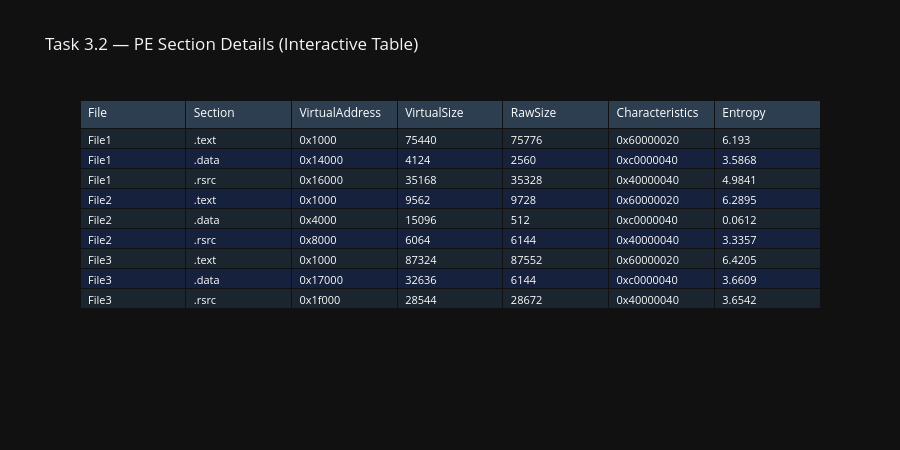
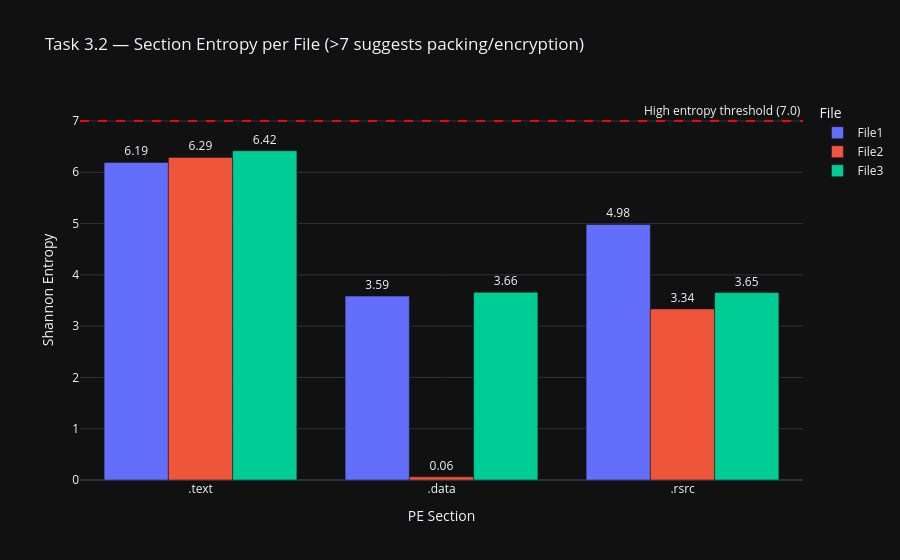

The notebook cell saved with these charts, in order:
### Code cell
# ── Task 3.2: PE Sections as Plotly Table ─────────────────────────────────────
all_sections = []
for v in pe_data.values():
    all_sections.extend(v['sections'])

if all_sections:
    sec_df = pd.DataFrame(all_sections)

    fig_sec = go.Figure(
        go.Table(
            header=dict(
                values=list(sec_df.columns),
                fill_color='#2c3e50',
                font=dict(color='white', size=12),
                align='left'
            ),
            cells=dict(
                values=[sec_df[col] for col in sec_df.columns],
                fill_color=[
                    ['#1a252f' if row % 2 == 0 else '#16213e'
                     for row in range(len(sec_df))]
                ],
                font=dict(color='white', size=11),
                align='left'
            )
        )
    )
    fig_sec.update_layout(
        title='Task 3.2 — PE Section Details (Interactive Table)',
        template='plotly_dark',
        height=450
    )
    fig_sec.show()

    # Section entropy bar chart
    fig_ent = px.bar(
        sec_df, x='Section', y='Entropy', color='File',
        barmode='group',
        title='Task 3.2 — Section Entropy per File (>7 suggests packing/encryption)',
        labels={'Entropy': 'Shannon Entropy', 'Section': 'PE Section'},
        template='plotly_dark',
        text='Entropy'
    )
    fig_ent.add_hline(
        y=7.0, line_dash='dash', line_color='red',
        annotation_text='High entropy threshold (7.0)'
    )
    fig_ent.update_traces(texttemplate='%{text:.2f}', textposition='outside')
    fig_ent.show()

### Figure 1 — Plotly figure (JSON) as saved in the notebook; plotly's stock layout.template omitted (floating-point values rounded to 4 significant figures)
{"data": [{"cells": {"align": "left", "fill": {"color": [["#1a252f", "#16213e", "#1a252f", "#16213e", "#1a252f", "#16213e", "#1a252f", "#16213e", "#1a252f"]]}, "font": {"color": "white", "size": 11}, "values": [["File1", "File1", "File1", "File2", "File2", "File2", "File3", "File3", "File3"], [".text", ".data", ".rsrc", ".text", ".data", ".rsrc", ".text", ".data", ".rsrc"], ["0x1000", "0x14000", "0x16000", "0x1000", "0x4000", "0x8000", "0x1000", "0x17000", "0x1f000"], [75440, 4124, 35168, 9562, 15096, 6064, 87324, 32636, 28544], [75776, 2560, 35328, 9728, 512, 6144, 87552, 6144, 28672], ["0x60000020", "0xc0000040", "0x40000040", "0x60000020", "0xc0000040", "0x40000040", "0x60000020", "0xc0000040", "0x40000040"], [6.193, 3.587, 4.984, 6.29, 0.0612, 3.336, 6.42, 3.661, 3.654]]}, "header": {"align": "left", "fill": {"color": "#2c3e50"}, "font": {"color": "white", "size": 12}, "values": ["File", "Section", "VirtualAddress", "VirtualSize", "RawSize", "Characteristics", "Entropy"]}, "type": "table"}], "layout": {"height": 450, "title": {"text": "Task 3.2 — PE Section Details (Interactive Table)"}}}

### Figure 2 — Plotly figure (JSON) as saved in the notebook; plotly's stock layout.template omitted (floating-point values rounded to 4 significant figures)
{"data": [{"alignmentgroup": "True", "hovertemplate": "File=File1<br>PE Section=%{x}<br>Shannon Entropy=%{text}<extra></extra>", "legendgroup": "File1", "marker": {"color": "#636efa", "pattern": {"shape": ""}}, "name": "File1", "offsetgroup": "File1", "orientation": "v", "showlegend": true, "text": [6.193, 3.587, 4.984], "textposition": "outside", "texttemplate": "%{text:.2f}", "type": "bar", "x": [".text", ".data", ".rsrc"], "xaxis": "x", "y": [6.193, 3.587, 4.984], "yaxis": "y"}, {"alignmentgroup": "True", "hovertemplate": "File=File2<br>PE Section=%{x}<br>Shannon Entropy=%{text}<extra></extra>", "legendgroup": "File2", "marker": {"color": "#EF553B", "pattern": {"shape": ""}}, "name": "File2", "offsetgroup": "File2", "orientation": "v", "showlegend": true, "text": [6.29, 0.0612, 3.336], "textposition": "outside", "texttemplate": "%{text:.2f}", "type": "bar", "x": [".text", ".data", ".rsrc"], "xaxis": "x", "y": [6.29, 0.0612, 3.336], "yaxis": "y"}, {"alignmentgroup": "True", "hovertemplate": "File=File3<br>PE Section=%{x}<br>Shannon Entropy=%{text}<extra></extra>", "legendgroup": "File3", "marker": {"color": "#00cc96", "pattern": {"shape": ""}}, "name": "File3", "offsetgroup": "File3", "orientation": "v", "showlegend": true, "text": [6.42, 3.661, 3.654], "textposition": "outside", "texttemplate": "%{text:.2f}", "type": "bar", "x": [".text", ".data", ".rsrc"], "xaxis": "x", "y": [6.42, 3.661, 3.654], "yaxis": "y"}], "layout": {"annotations": [{"showarrow": false, "text": "High entropy threshold (7.0)", "x": 1, "xanchor": "right", "xref": "x domain", "y": 7, "yanchor": "bottom", "yref": "y"}], "barmode": "group", "legend": {"title": {"text": "File"}, "tracegroupgap": 0}, "shapes": [{"line": {"color": "red", "dash": "dash"}, "type": "line", "x0": 0, "x1": 1, "xref": "x domain", "y0": 7, "y1": 7, "yref": "y"}], "title": {"text": "Task 3.2 — Section Entropy per File (>7 suggests packing/encryption)"}, "xaxis": {"anchor": "y", "domain": [0, 1], "title": {"text": "PE Section"}}, "yaxis": {"anchor": "x", "domain": [0, 1], "title": {"text": "Shannon Entropy"}}}}
